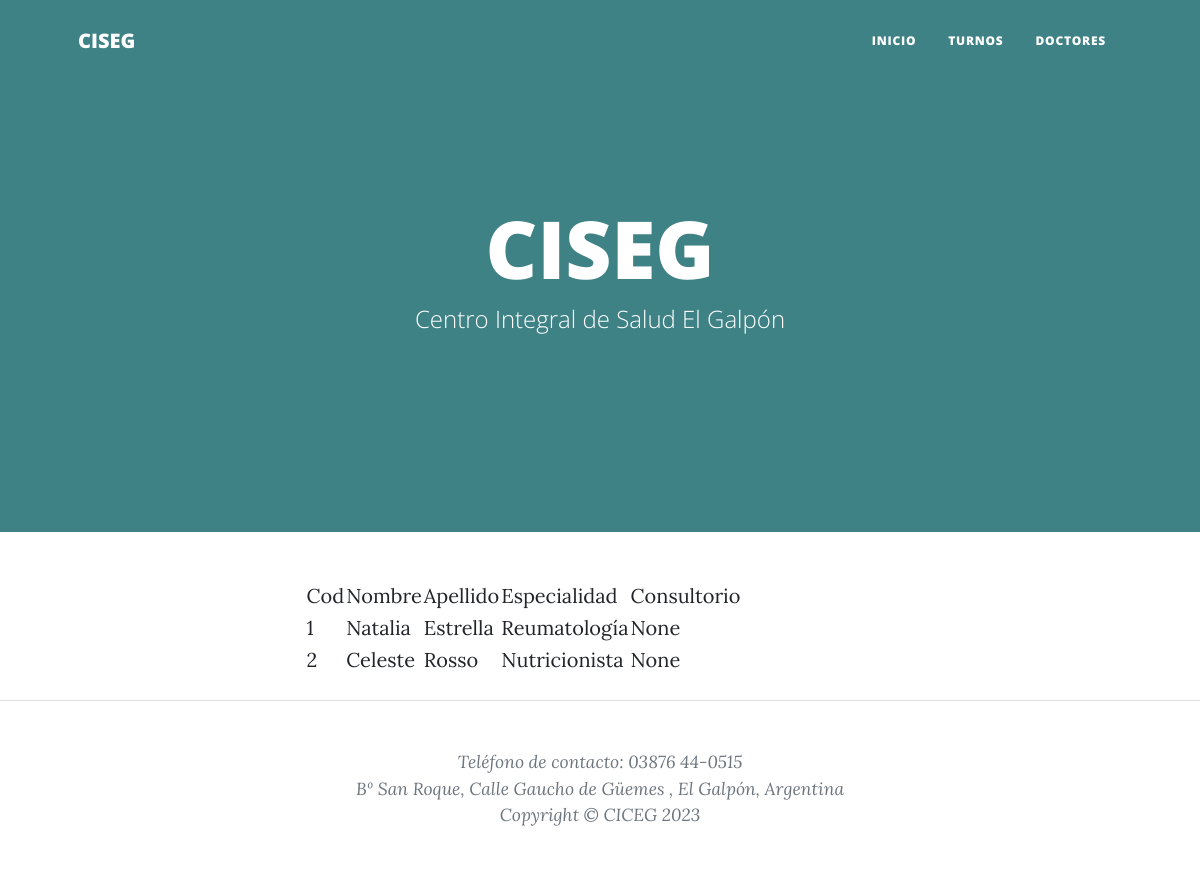
The app's page /doctores/, older data.
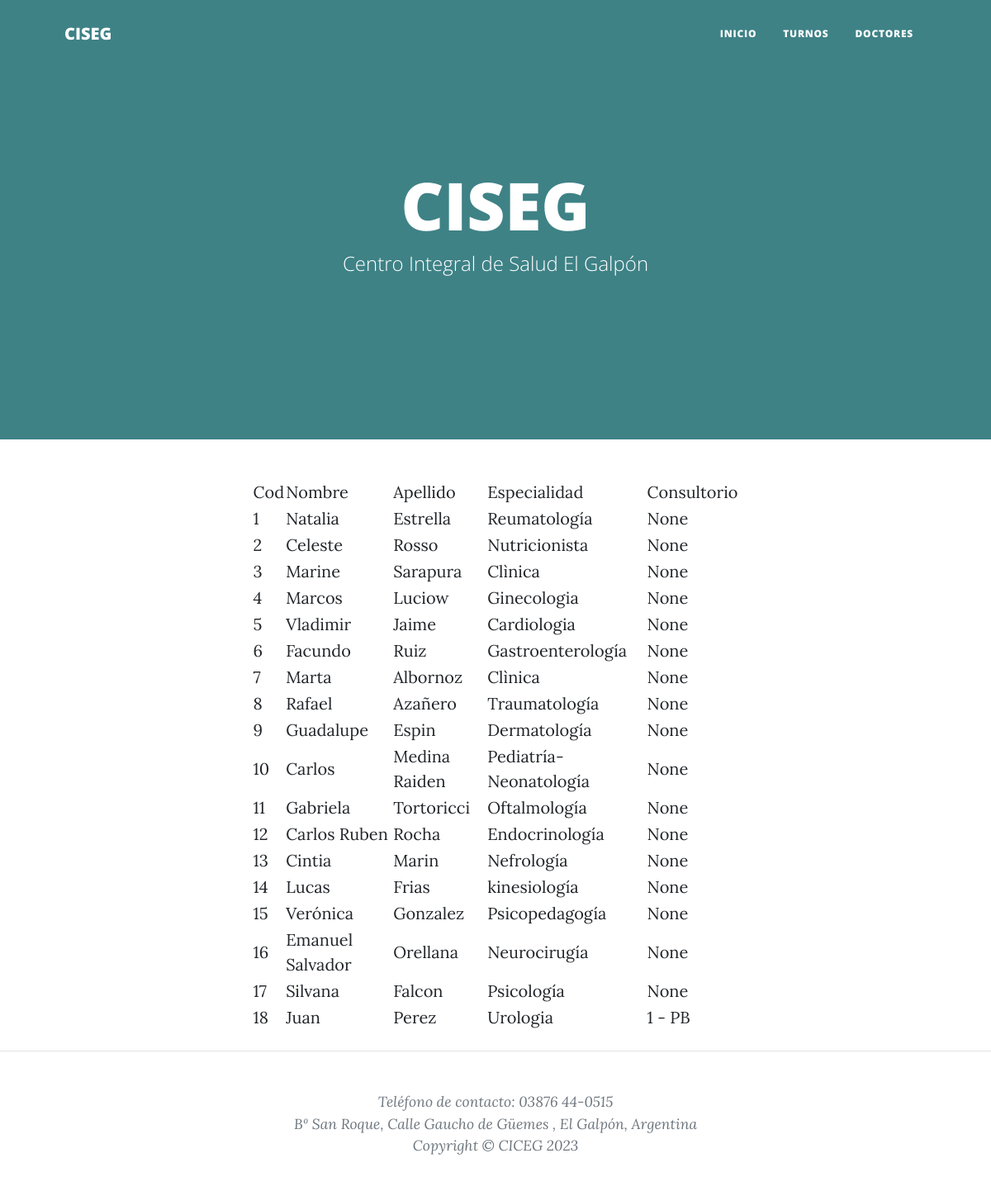
The same page, newer data.
### app/models.py (models this page shows, shortened)
class doc(models.Model):
    MP=models.PositiveIntegerField()
    nombre=models.CharField(max_length=30, null=False, verbose_name='nombre')
    apellido=models.CharField(max_length=30, null=False, verbose_name='apellido')
    especialidad=models.ForeignKey(esp, on_delete=models.CASCADE, blank=True, null=True)
    consultorio=models.ForeignKey(consultorios,on_delete=models.CASCADE, blank=True, null=True)
    class Meta:
        db_table = 'doctores'
        verbose_name = 'doctor'
        verbose_name_plural = 'doctores'

class esp(models.Model):
    nombre=models.CharField(max_length=30, null=False, verbose_name='nombre')
    def __str__(self):
        return '%s'%(self.nombre)
    class Meta:
        db_table = 'esp'
        verbose_name = 'especialización'
        verbose_name_plural = 'especialidades'

class consultorios(models.Model):
    detalle=models.CharField(max_length=100, null=False, verbose_name='detalle')
    def __str__(self):
        return self.detalle
    class Meta:
        db_table = 'consultorio'
        verbose_name = 'consultorio'
        verbose_name_plural = 'consultorios'

### app/views.py (the view)
# urls.py: path('doctores/', views.doctores, name='doctores'),
def doctores(request):
    d = doc.objects.all()
    lista={'doctores':d}
    return render(request, 'doctores.html',lista)

### app/templates/doctores.html (shortened to what this page needs)
{%extends "template.html"%}
{%load static%}
{%block content%}
        <article class="mb-4">
            <div class="container px-4 px-lg-5">
                <div class="row gx-4 gx-lg-5 justify-content-center">
                    <div class="col-md-10 col-lg-8 col-xl-7">
                        <table>
                            <tr>
                                <td>Cod</td>
                                <td>Nombre</td>
                                <td>Apellido</td>
                                <td>Especialidad</td>
                                <td>Consultorio</td>
                            </tr>
                            {% for d in doctores %}
                            <tr>
                                <td>{{d.id}}</td>
                                <td>{{d.nombre}}</td>
                                <td>{{d.apellido}}</td>
                                <td>{{d.especialidad}}</td>
                                <td>{{d.consultorio}}</td>
                            </tr>
                            {% endfor %}
                        </table>
                    </div>
                </div>
            </div>
        </article>
{%endblock%}

Row changes from the older to the newer data that the page shows:
added doc: id "3", nombre "Marine", apellido "Sarapura", especialidad "Clìnica", consultorio "None"
added doc: id "4", nombre "Marcos", apellido "Luciow", especialidad "Ginecologia", consultorio "None"
added doc: id "5", nombre "Vladimir", apellido "Jaime", especialidad "Cardiologia", consultorio "None"
added doc: id "6", nombre "Facundo", apellido "Ruiz", especialidad "Gastroenterología", consultorio "None"
added doc: id "7", nombre "Marta", apellido "Albornoz", especialidad "Clìnica", consultorio "None"
added doc: id "8", nombre "Rafael", apellido "Azañero", especialidad "Traumatología", consultorio "None"
added doc: id "9", nombre "Guadalupe", apellido "Espin", especialidad "Dermatología", consultorio "None"
added doc: id "10", nombre "Carlos", apellido "Medina Raiden", especialidad "Pediatría- Neonatología", consultorio "None"
added doc: id "11", nombre "Gabriela", apellido "Tortoricci", especialidad "Oftalmología", consultorio "None"
added doc: id "12", nombre "Carlos Ruben", apellido "Rocha", especialidad "Endocrinología", consultorio "None"
added doc: id "13", nombre "Cintia", apellido "Marin", especialidad "Nefrología", consultorio "None"
added doc: id "14", nombre "Lucas", apellido "Frias", especialidad "kinesiología", consultorio "None"
added doc: id "15", nombre "Verónica", apellido "Gonzalez", especialidad "Psicopedagogía", consultorio "None"
added doc: id "16", nombre "Emanuel Salvador", apellido "Orellana", especialidad "Neurocirugía", consultorio "None"
added doc: id "17", nombre "Silvana", apellido "Falcon", especialidad "Psicología", consultorio "None"
added doc: id "18", nombre "Juan", apellido "Perez", especialidad "Urologia", consultorio "1 - PB"
